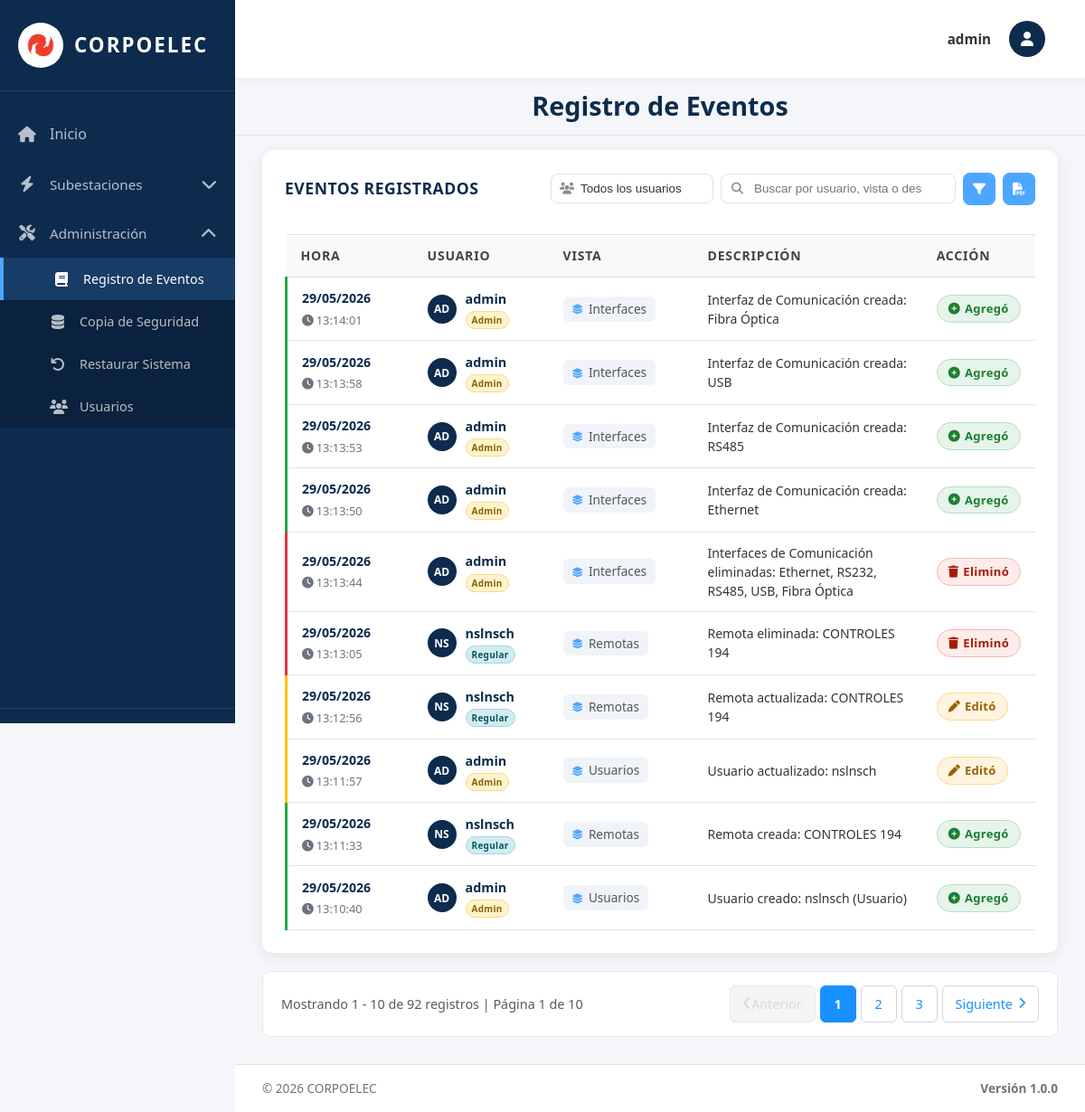
/bitacora/ (signed in), run on an earlier commit of the app's database.
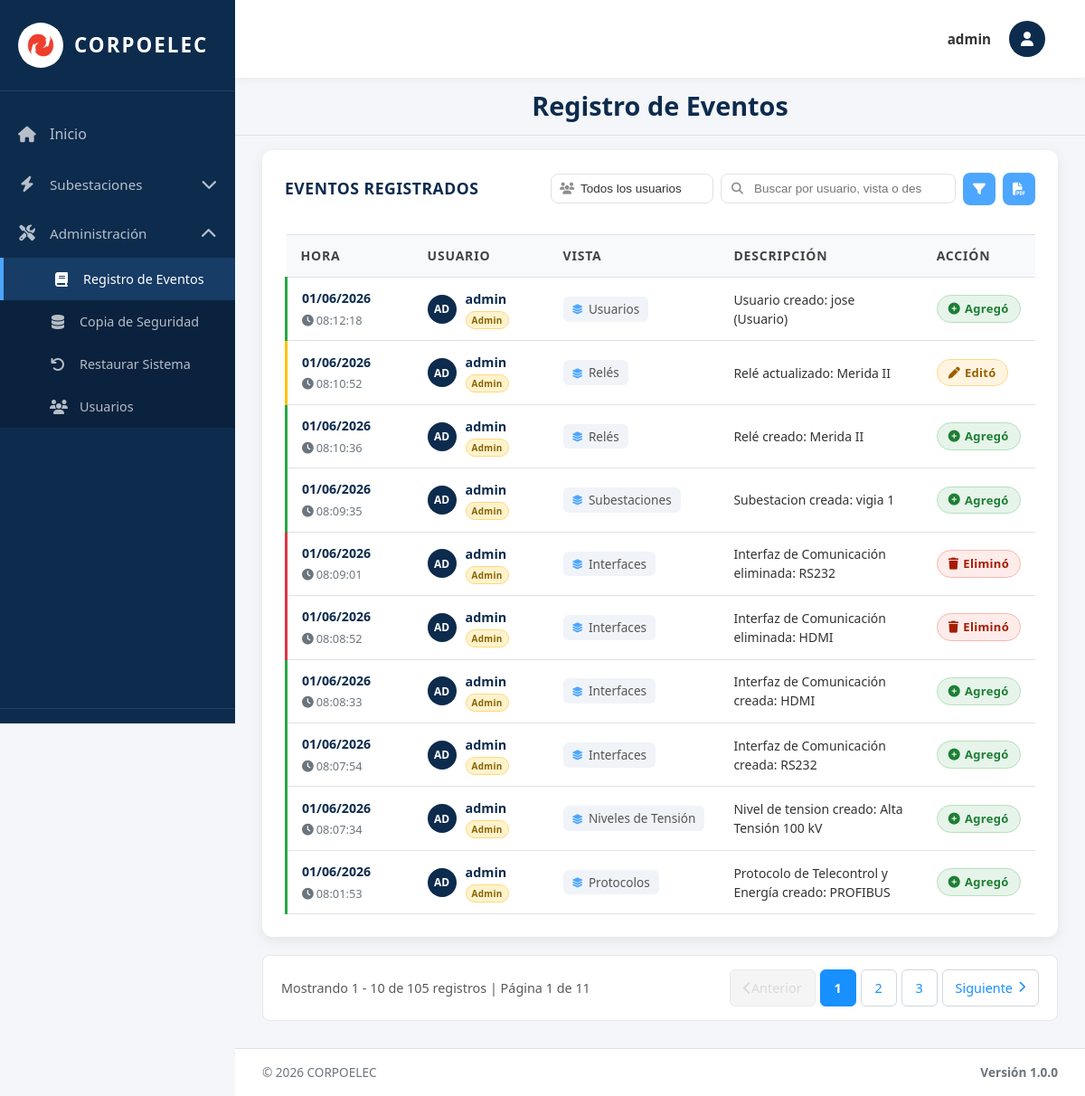
And on a later commit of the database.
### equipos/models.py (models this page shows, shortened)
class Evento(models.Model):
    TIPO_CHOICES = [
        ('CREACION', 'Creación'),
        ('ACTUALIZACION', 'Actualización'),
        ('ELIMINACION', 'Eliminación'),
        ('LOGIN', 'Inicio de Sesión'),
        ('LOGOUT', 'Cierre de Sesión'),
        ('ERROR', 'Error'),
        ('OTRO', 'Otro'),
    ]
    Id_Evento = models.AutoField(primary_key=True)
    Tipo = models.CharField(max_length=20, choices=TIPO_CHOICES, default='OTRO')
    Descripcion = models.TextField()
    Usuario = models.ForeignKey(User, on_delete=models.SET_NULL, null=True, blank=True, related_name='eventos')
    Fecha_Hora = models.DateTimeField(auto_now_add=True)
    IP_Address = models.GenericIPAddressField(null=True, blank=True)
    Vista = models.CharField(max_length=100, blank=True, default='')
    class Meta:
        verbose_name = 'Evento'
        verbose_name_plural = 'Registro de Eventos'
        ordering = ['-Fecha_Hora']

### equipos/views.py (the view)
# urls.py: path('bitacora/', bitacora_view, name='registro'),
@login_required(login_url='/login/')
def bitacora_view(request):
    tipo_usuario = request.GET.get('tipo_usuario', '')
    busqueda = request.GET.get('q', '')
    subestacion_filtro = request.GET.get('subestacion', '')
    mes_filtro = request.GET.get('mes', '')
    anio_filtro = request.GET.get('anio', '')
    eventos_list = Evento.objects.exclude(Tipo__in=['LOGIN', 'LOGOUT']).order_by('-Fecha_Hora')
    if tipo_usuario == 'admin':
        eventos_list = eventos_list.filter(Usuario__is_superuser=True)
    elif tipo_usuario == 'regular':
        eventos_list = eventos_list.filter(Usuario__is_superuser=False, Usuario__isnull=False)
    elif tipo_usuario == 'sistema':
        eventos_list = eventos_list.filter(Usuario__isnull=True)
    if busqueda:
        eventos_list = eventos_list.filter(
            Q(Usuario__username__icontains=busqueda) |
            Q(Vista__icontains=busqueda) |
            Q(Descripcion__icontains=busqueda)
        )
    if subestacion_filtro:
        eventos_list = eventos_list.filter(
            Q(Descripcion__icontains=subestacion_filtro) |
            Q(Vista__icontains=subestacion_filtro)
        )
    from django.utils import timezone
    if anio_filtro:
        try:
            anio = int(anio_filtro)
            eventos_list = eventos_list.filter(Fecha_Hora__year=anio)
        except ValueError:
            pass
    if mes_filtro:
        try:
            mes = int(mes_filtro)
            eventos_list = eventos_list.filter(Fecha_Hora__month=mes)
        except ValueError:
            pass
    paginator = Paginator(eventos_list, 10)
    page_number = request.GET.get('page')
    page_obj = paginator.get_page(page_number)
    subestaciones = Subestacion.objects.values_list('Nombre', flat=True).distinct()
    current_year = timezone.now().year
    anios = range(current_year, current_year - 5, -1)
    meses = [
        (1, 'Enero'), (2, 'Febrero'), (3, 'Marzo'), (4, 'Abril'),
        (5, 'Mayo'), (6, 'Junio'), (7, 'Julio'), (8, 'Agosto'),
        (9, 'Septiembre'), (10, 'Octubre'), (11, 'Noviembre'), (12, 'Diciembre')
    ]
    context = {
        'title': 'Bitácora de Eventos',
        'page_obj': page_obj,
        'is_admin': request.user.is_superuser,
        'tipo_usuario': tipo_usuario,
        'busqueda': busqueda,
        'subestacion_filtro': subestacion_filtro,
        'mes_filtro': mes_filtro,
        'anio_filtro': anio_filtro,
        'subestaciones': subestaciones,
        'meses': meses,
        'anios': anios,
    }
    return render(request, 'bitacora.html', context)

### equipos/context_processors.py (called while the page is built, shortened)
def permisos_usuario(request):
    if request.user.is_superuser:
        return {
            'permisos_usuario': {'crear': True, 'actualizar': True, 'eliminar': True},
            'puede_crear': True,
            'puede_actualizar': True,
            'puede_eliminar': True,
        }

### templates/bitacora.html (shortened to what the changed rows need)
{% extends 'base.html' %}
{% load static %}
{% block content %}
<div class="welcome-text" style="position: sticky; top: 75px; background: var(--gray-100); padding: 14px 30px; margin: -30px -30px 16px; border-bottom: 1px solid var(--gray-300); z-index: 40;">
  <h2 style="margin: 0;">Registro de Eventos</h2>
</div>
<div class="table-section">
  {% if page_obj.paginator.count > 0 %}
   <table class="data-table">
     <thead>
       <tr>
         <th style="width:140px;">Hora</th>
         <th style="width:150px;">Usuario</th>
         <th style="width:160px;">Vista</th>
         <th>Descripción</th>
         <th style="width:110px;">Acción</th>
       </tr>
     </thead>
     <tbody>
       {% for evento in page_obj %}
       <tr class="row-{% if evento.Tipo == 'CREACION' %}creacion{% elif evento.Tipo == 'ACTUALIZACION' %}actualizacion{% elif evento.Tipo == 'ELIMINACION' %}eliminacion{% elif evento.Tipo == 'LOGIN' %}login{% elif evento.Tipo == 'LOGOUT' %}logout{% elif evento.Tipo == 'ERROR' %}error{% else %}otro{% endif %}">
         <td class="date-cell">
           <div class="date-main">{{ evento.Fecha_Hora|date:"d/m/Y" }}</div>
           <div class="date-time"><i class="fas fa-clock" style="margin-right:3px;"></i>{{ evento.Fecha_Hora|date:"H:i:s" }}</div>
         </td>
         <td>
           <div class="user-cell">
             {% if evento.Usuario %}
               <div class="user-avatar">{{ evento.Usuario.username|slice:":2" }}</div>
               <div>
                 <span class="user-name">{{ evento.Usuario.username }}</span>
                 {% if evento.Usuario.is_superuser %}
                 <span class="user-type-badge admin-badge">Admin</span>
                 {% else %}
                 <span class="user-type-badge regular-badge">Regular</span>
                 {% endif %}
               </div>
             {% else %}
               <div class="user-avatar system"><i class="fas fa-cog"></i></div>
               <div>
                 <span class="user-name">Sistema</span>
                 <span class="user-type-badge sistema-badge">Sistema</span>
               </div>
             {% endif %}
           </div>
         </td>
         <td>
           {% if evento.Vista %}
             <span class="vista-cell"><i class="fas fa-layer-group"></i>{{ evento.Vista }}</span>
           {% else %}
             <span style="color:#aaa;">—</span>
           {% endif %}
         </td>
         <td class="desc-cell">{{ evento.Descripcion }}</td>
         <td>
{% if evento.Tipo == 'CREACION' %}
              <span class="badge badge-success"><i class="fas fa-plus-circle"></i>Agregó</span>
            {% elif evento.Tipo == 'ACTUALIZACION' %}
              <span class="badge badge-warning"><i class="fas fa-pen"></i>Editó</span>
            {% elif evento.Tipo == 'ELIMINACION' %}
              <span class="badge badge-error"><i class="fas fa-trash"></i>Eliminó</span>
            {% elif evento.Tipo == 'LOGIN' %}
              <span class="badge badge-login"><i class="fas fa-sign-in-alt"></i>Ingresó</span>
            {% elif evento.Tipo == 'LOGOUT' %}
              <span class="badge badge-logout"><i class="fas fa-sign-out-alt"></i>Salió</span>
            {% elif evento.Tipo == 'ERROR' %}
              <span class="badge badge-error"><i class="fas fa-exclamation-circle"></i>Error</span>
            {% else %}
              <span class="badge badge-secondary">Otro</span>
            {% endif %}
         </td>
       </tr>
       {% endfor %}
     </tbody>
   </table>
   {% else %}
   <div class="no-data">
     <i class="fas fa-inbox"></i>
     No hay eventos que coincidan con los filtros aplicados.
   </div>
   {% endif %}
 </div>
{% if page_obj.paginator.num_pages > 1 %}
  <div class="pagination-container">
    <div class="pagination-info-left">
      <span class="pagination-text">
        Mostrando {{ page_obj.start_index }} - {{ page_obj.end_index }} de {{ page_obj.paginator.count }} registros
        | Página {{ page_obj.number }} de {{ page_obj.paginator.num_pages }}
      </span>
    </div>
    <div class="pagination-controls-right">
      <nav class="pagination-nav">
        <ul class="pagination-list">
          {% if page_obj.has_previous %}
          <li class="pagination-item">
            <a href="?page={{ page_obj.previous_page_number }}{% if tipo_usuario %}&tipo_usuario={{ tipo_usuario }}{% endif %}{% if busqueda %}&q={{ busqueda }}{% endif %}{% if subestacion_filtro %}&subestacion={{ subestacion_filtro }}{% endif %}{% if mes_filtro %}&mes={{ mes_filtro }}{% endif %}{% if anio_filtro %}&anio={{ anio_filtro }}{% endif %}" class="pagination-link pagination-prev" title="Página anterior">
              <i class="fas fa-chevron-left"></i> Anterior
            </a>
          </li>
          {% else %}
          <li class="pagination-item disabled">
            <span class="pagination-link disabled" title="No hay página anterior"><i class="fas fa-chevron-left"></i> Anterior</span>
          </li>
          {% endif %}
          {% for num in page_obj.paginator.page_range %}
          {% if page_obj.number == num %}
          <li class="pagination-item active">
            <span class="pagination-link">{{ num }}</span>
          </li>
          {% elif num > page_obj.number|add:'-3' and num < page_obj.number|add:'3' %}
          <li class="pagination-item">
            <a href="?page={{ num }}" class="pagination-link">{{ num }}</a>
          </li>
          {% endif %}
          {% endfor %}
          {% if page_obj.has_next %}
          <li class="pagination-item">
            <a href="?page={{ page_obj.next_page_number }}" class="pagination-link pagination-next" title="Página siguiente">
              Siguiente <i class="fas fa-chevron-right"></i>
            </a>
          </li>
          {% else %}
          <li class="pagination-item disabled">
            <span class="pagination-link disabled" title="No hay página siguiente">Siguiente <i class="fas fa-chevron-right"></i></span>
          </li>
          {% endif %}
        </ul>
      </nav>
    </div>
  </div>
  {% endif %}
{% endblock %}

What changed in the data, as far as the page shows it:
no longer on this page (row unchanged): Evento: Fecha_Hora "29/05/2026", Fecha_Hora "13:14:01", Usuario.username "AD", Usuario.username "admin", shows "Admin", Vista "Interfaces", Descripcion "Interfaz de Comunicación creada: Fibra Óptica", Tipo "CREACION" (drawn)
no longer on this page (row unchanged): Evento: Fecha_Hora "29/05/2026", Fecha_Hora "13:13:58", Usuario.username "AD", Usuario.username "admin", shows "Admin", Vista "Interfaces", Descripcion "Interfaz de Comunicación creada: USB", Tipo "CREACION" (drawn)
no longer on this page (row unchanged): Evento: Fecha_Hora "29/05/2026", Fecha_Hora "13:13:53", Usuario.username "AD", Usuario.username "admin", shows "Admin", Vista "Interfaces", Descripcion "Interfaz de Comunicación creada: RS485", Tipo "CREACION" (drawn)
no longer on this page (row unchanged): Evento: Fecha_Hora "29/05/2026", Fecha_Hora "13:13:50", Usuario.username "AD", Usuario.username "admin", shows "Admin", Vista "Interfaces", Descripcion "Interfaz de Comunicación creada: Ethernet", Tipo "CREACION" (drawn)
no longer on this page (row unchanged): Evento: Fecha_Hora "29/05/2026", Fecha_Hora "13:13:44", Usuario.username "AD", Usuario.username "admin", shows "Admin", Vista "Interfaces", Descripcion "Interfaces de Comunicación eliminadas: Ethernet, RS232, RS485, USB, Fibra Óptica", Tipo "ELIMINACION" (drawn)
no longer on this page (row unchanged): Evento: Fecha_Hora "29/05/2026", Fecha_Hora "13:13:05", Usuario.username "NS", Usuario.username "nslnsch", shows "Regular", Vista "Remotas", Descripcion "Remota eliminada: CONTROLES 194", Tipo "ELIMINACION" (drawn)
no longer on this page (row unchanged): Evento: Fecha_Hora "29/05/2026", Fecha_Hora "13:12:56", Usuario.username "NS", Usuario.username "nslnsch", shows "Regular", Vista "Remotas", Descripcion "Remota actualizada: CONTROLES 194", Tipo "ACTUALIZACION" (drawn)
no longer on this page (row unchanged): Evento: Fecha_Hora "29/05/2026", Fecha_Hora "13:11:57", Usuario.username "AD", Usuario.username "admin", shows "Admin", Vista "Usuarios", Descripcion "Usuario actualizado: nslnsch", Tipo "ACTUALIZACION" (drawn)
no longer on this page (row unchanged): Evento: Fecha_Hora "29/05/2026", Fecha_Hora "13:11:33", Usuario.username "NS", Usuario.username "nslnsch", shows "Regular", Vista "Remotas", Descripcion "Remota creada: CONTROLES 194", Tipo "CREACION" (drawn)
no longer on this page (row unchanged): Evento: Fecha_Hora "29/05/2026", Fecha_Hora "13:10:40", Usuario.username "AD", Usuario.username "admin", shows "Admin", Vista "Usuarios", Descripcion "Usuario creado: nslnsch (Usuario)", Tipo "CREACION" (drawn)
added Evento: Fecha_Hora "01/06/2026", Fecha_Hora "08:12:18", Usuario.username "AD", Usuario.username "admin", shows "Admin", Vista "Usuarios", Descripcion "Usuario creado: jose (Usuario)", Tipo "CREACION" (drawn)
added Evento: Fecha_Hora "01/06/2026", Fecha_Hora "08:10:52", Usuario.username "AD", Usuario.username "admin", shows "Admin", Vista "Relés", Descripcion "Relé actualizado: Merida II", Tipo "ACTUALIZACION" (drawn)
added Evento: Fecha_Hora "01/06/2026", Fecha_Hora "08:10:36", Usuario.username "AD", Usuario.username "admin", shows "Admin", Vista "Relés", Descripcion "Relé creado: Merida II", Tipo "CREACION" (drawn)
added Evento: Fecha_Hora "01/06/2026", Fecha_Hora "08:09:35", Usuario.username "AD", Usuario.username "admin", shows "Admin", Vista "Subestaciones", Descripcion "Subestacion creada: vigia 1", Tipo "CREACION" (drawn)
added Evento: Fecha_Hora "01/06/2026", Fecha_Hora "08:09:01", Usuario.username "AD", Usuario.username "admin", shows "Admin", Vista "Interfaces", Descripcion "Interfaz de Comunicación eliminada: RS232", Tipo "ELIMINACION" (drawn)
added Evento: Fecha_Hora "01/06/2026", Fecha_Hora "08:08:52", Usuario.username "AD", Usuario.username "admin", shows "Admin", Vista "Interfaces", Descripcion "Interfaz de Comunicación eliminada: HDMI", Tipo "ELIMINACION" (drawn)
added Evento: Fecha_Hora "01/06/2026", Fecha_Hora "08:08:33", Usuario.username "AD", Usuario.username "admin", shows "Admin", Vista "Interfaces", Descripcion "Interfaz de Comunicación creada: HDMI", Tipo "CREACION" (drawn)
added Evento: Fecha_Hora "01/06/2026", Fecha_Hora "08:07:54", Usuario.username "AD", Usuario.username "admin", shows "Admin", Vista "Interfaces", Descripcion "Interfaz de Comunicación creada: RS232", Tipo "CREACION" (drawn)
added Evento: Fecha_Hora "01/06/2026", Fecha_Hora "08:07:34", Usuario.username "AD", Usuario.username "admin", shows "Admin", Vista "Niveles de Tensión", Descripcion "Nivel de tension creado: Alta Tensión 100 kV", Tipo "CREACION" (drawn)
added Evento: Fecha_Hora "01/06/2026", Fecha_Hora "08:01:53", Usuario.username "AD", Usuario.username "admin", shows "Admin", Vista "Protocolos", Descripcion "Protocolo de Telecontrol y Energía creado: PROFIBUS", Tipo "CREACION" (drawn)
Also different on the page:
{{ page_obj.paginator.count }}: "92" → "105"
{{ page_obj.paginator.num_pages }}: "10" → "11"
